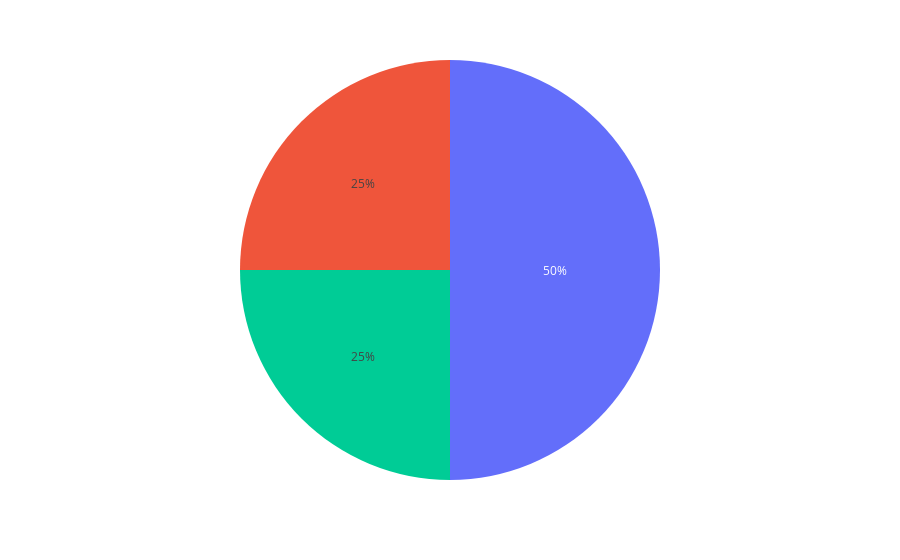

The code cell stored with this chart in its notebook:
### Code cell
fig = px.pie(df, values=df.loc[0])
fig.show()

### Figure 1 — Plotly figure (JSON) as saved in the notebook; plotly's stock layout.template omitted (floating-point values rounded to 4 significant figures)
{"data": [{"domain": {"x": [0, 1], "y": [0, 1]}, "hovertemplate": "value=%{value}<extra></extra>", "legendgroup": "", "name": "", "showlegend": false, "type": "pie", "values": [2, 2, 4]}], "layout": {"autosize": true, "legend": {"tracegroupgap": 0}, "margin": {"t": 60}}}
